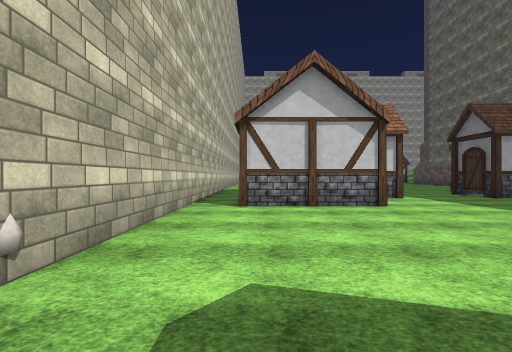
view 1 (above)

20 first-person views from a walk through a Unity game level. The camera is 1.4 m above the floor, looks level and sees 90° across. The floor is counted in squares, 2 m on a side. Each view is taken from the middle of a square. On the plan, view 1 faces up. The plan holds only what a view shows up to about 9 squares ahead; the rest is blank. The place goes on beyond the plan. The player is left out. Some animated figures are not drawn. Some surface patterns are stand-ins.

view 2
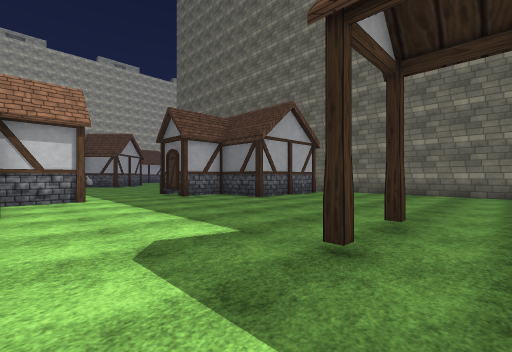

view 3
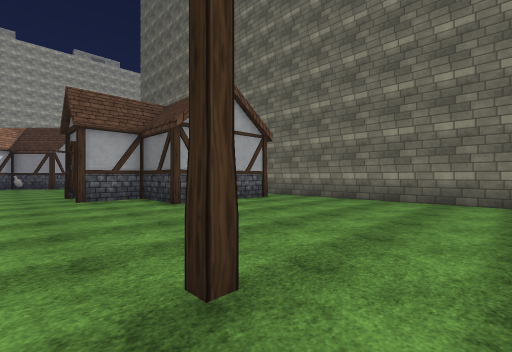

view 4
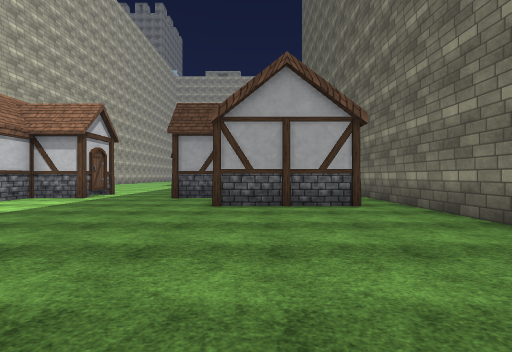

view 5
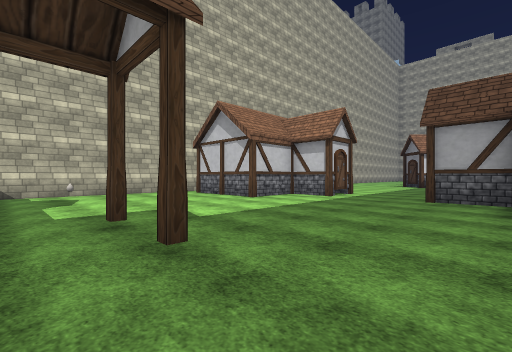

view 6
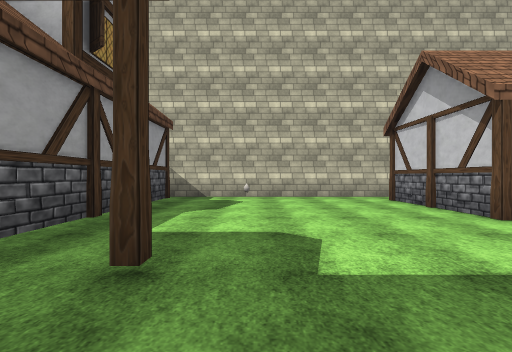

view 7
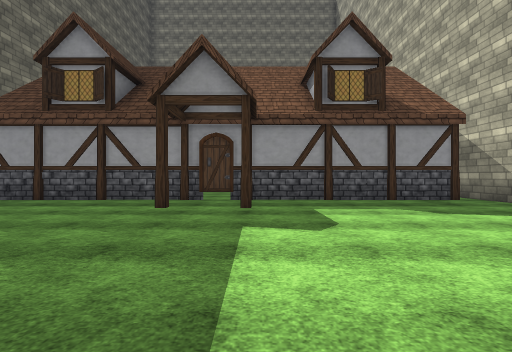

view 8
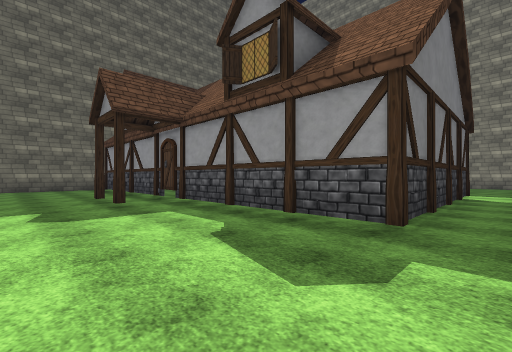

view 9
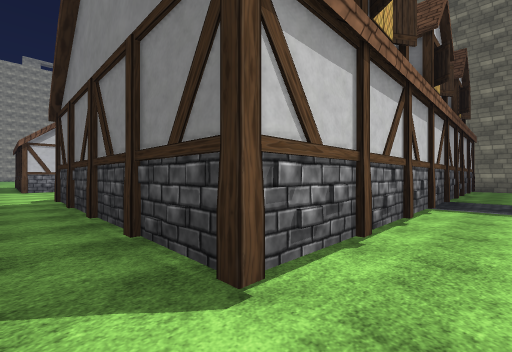

view 10
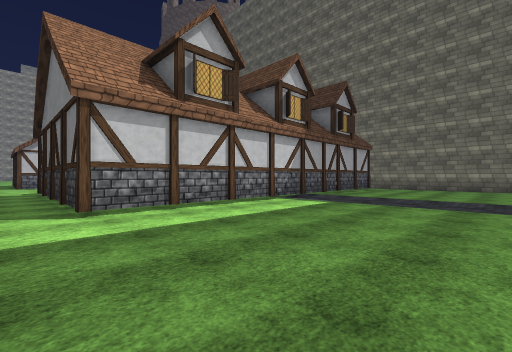

view 11
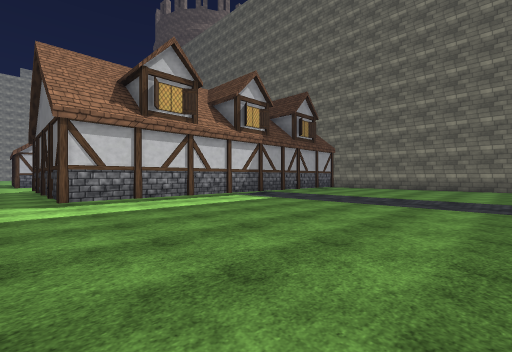

view 12
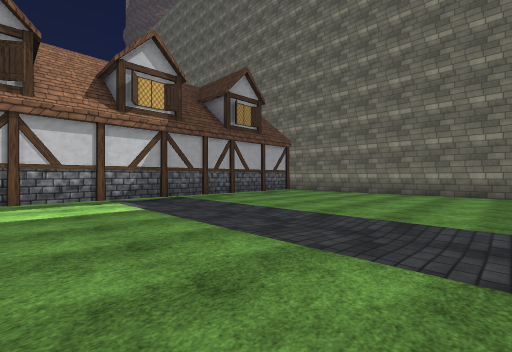

view 13
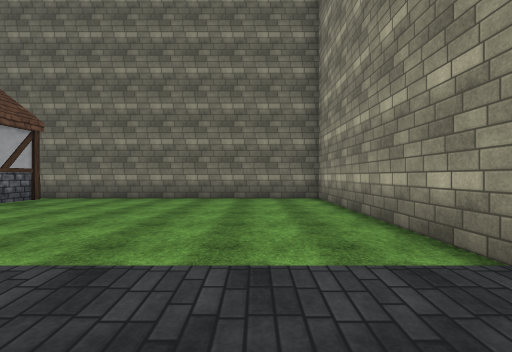

view 14
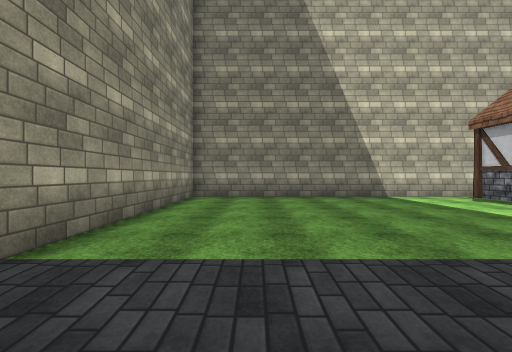

view 15
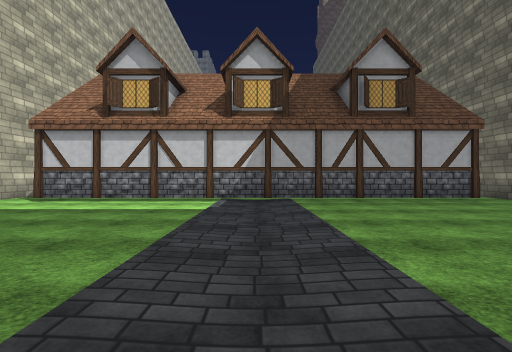

view 16
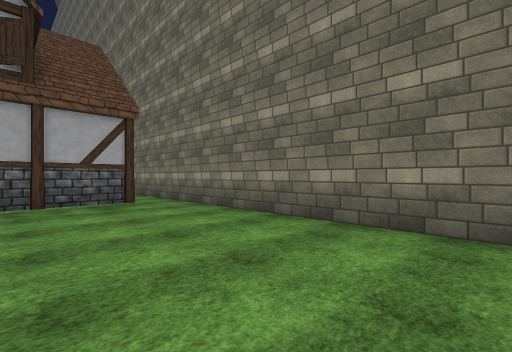

view 17
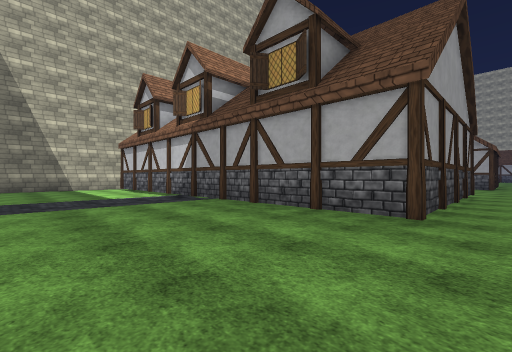

view 18
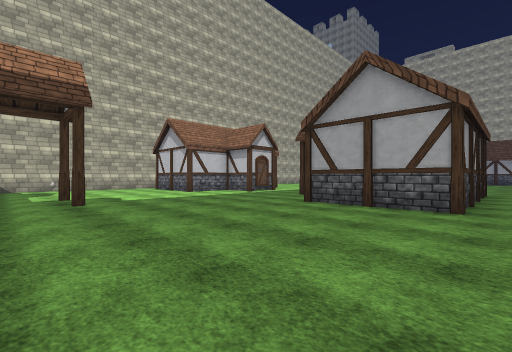

view 19
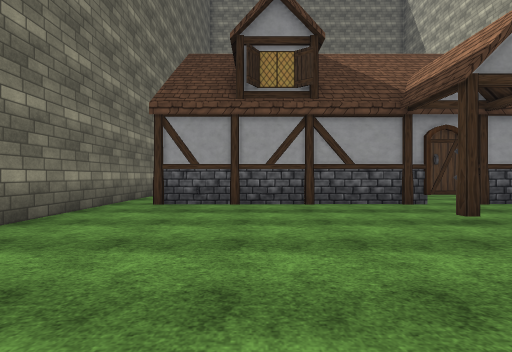

view 20
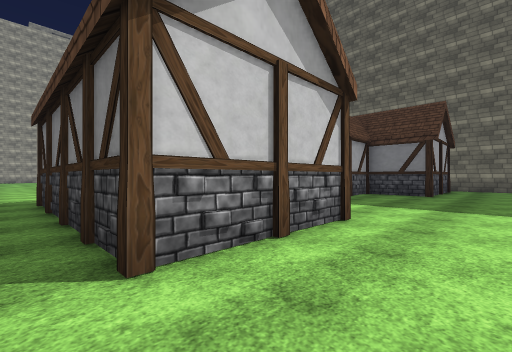

### Floor plan
Key: @ floor where view 1 was taken; # wall or solid block; . floor; O other object.
Columns run from 2 left of view 1 to 14 right of it. Each row starts with its distance up from view 1.
 10  .O    ...    O.
  9 #.O   O...O   O.#
  8 #.O  OO...OO  O.#
  7 #.O  O.....O  O.#
  6 #.OOOO.....OOOO.#
  5 #...............#
  4 #...............#
  3 #...............#
  2 #...............#
  1 #......#.O......#
  0 #.@.............#
 -1 #.O....#.#....O.#
 -2 #.O    .      O.#
 -3  .O           O.#
 -4  .O           O.#
 -5 #.O           O.#
 -6 #.O...........O.#
 -7 #.OOOOOOOOOOOOO.#
 -8 #...............#
 -9 #...............#
-10 #...............#
-11 #...............#
-12 #...............#
-13 #...............#
-14 #...............#
-15 #################

Positions as (right, up) in squares from view 1, and headings:
1: (0, 0), facing up
2: (3, 0), facing up-right
3: (6, 0), facing up-right
4: (10, 0), facing up
5: (9, 0), facing up-left
6: (7, 2), facing left
7: (5, 6), facing down
8: (-1, 3), facing down-right
9: (-1, -8), facing up-right
10: (-1, -12), facing up-right
11: (-1, -14), facing up-right
12: (3, -14), facing up-right
13: (5, -13), facing right
14: (7, -13), facing left
15: (6, -14), facing up
16: (10, -13), facing up-right
17: (13, -11), facing up-left
18: (13, 0), facing up-left
19: (10, 5), facing down
20: (-1, 4), facing up-right
